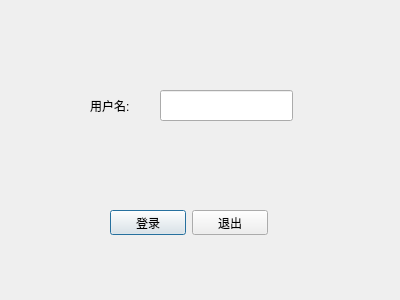
<?xml version="1.0" encoding="UTF-8"?>
<ui version="4.0">
 <class>LoginDlg</class>
 <widget class="QDialog" name="LoginDlg">
  <property name="geometry">
   <rect>
    <x>0</x>
    <y>0</y>
    <width>400</width>
    <height>300</height>
   </rect>
  </property>
  <property name="windowTitle">
   <string>Dialog</string>
  </property>
  <widget class="QLineEdit" name="userName_Edit">
   <property name="geometry">
    <rect>
     <x>160</x>
     <y>90</y>
     <width>133</width>
     <height>31</height>
    </rect>
   </property>
  </widget>
  <widget class="QLabel" name="label">
   <property name="geometry">
    <rect>
     <x>90</x>
     <y>90</y>
     <width>71</width>
     <height>31</height>
    </rect>
   </property>
   <property name="text">
    <string>用户名:</string>
   </property>
  </widget>
  <widget class="QWidget" name="">
   <property name="geometry">
    <rect>
     <x>110</x>
     <y>210</y>
     <width>158</width>
     <height>25</height>
    </rect>
   </property>
   <layout class="QHBoxLayout" name="horizontalLayout">
    <item>
     <widget class="QPushButton" name="loginBtn">
      <property name="text">
       <string>登录</string>
      </property>
     </widget>
    </item>
    <item>
     <widget class="QPushButton" name="closeBtn">
      <property name="text">
       <string>退出</string>
      </property>
     </widget>
    </item>
   </layout>
  </widget>
 </widget>
 <resources/>
 <connections/>
</ui>
